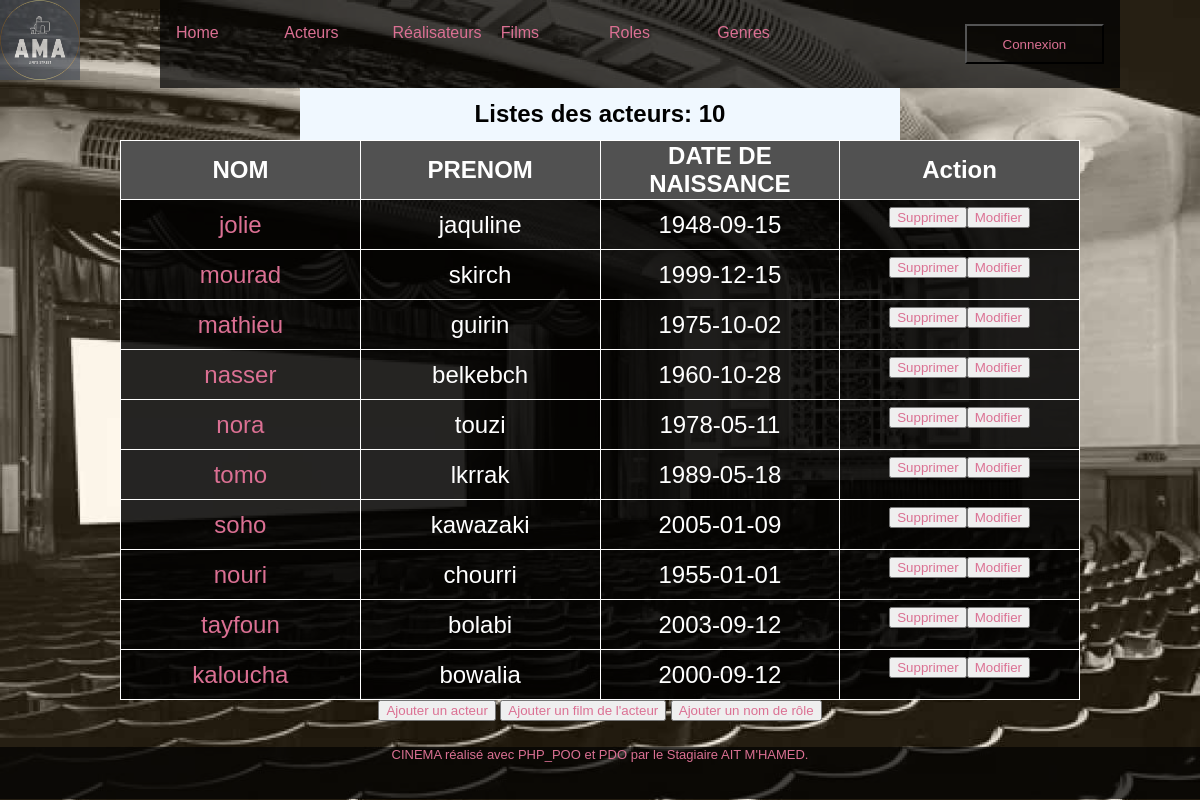
The page /index.php?action=listActeurs on the database its author committed.
### tables this page shows
CREATE TABLE IF NOT EXISTS `acteur` (
  `id_acteur` int(11) NOT NULL AUTO_INCREMENT,
  `nom_acteur` varchar(50) NOT NULL,
  `prenom_acteur` varchar(50) NOT NULL,
  `sexe` char(50) NOT NULL DEFAULT '',
  `date_naissance` date NOT NULL,
  PRIMARY KEY (`id_acteur`)
);

### controllers/ActeurController.php (called while the page is built, shortened)
<?php
require_once 'controllers/DAO.php';
class ActeurController{
    public function findAll(){
        $dao= new DAO();
    $sql = "SELECT id_acteur, nom_acteur , prenom_acteur , date_naissance FROM  acteur";
    $requete = $dao->executerRequete($sql);
    require "views/vues/acteurs/vueActeur.php";
  }
}

### controllers/DAO.php (called while the page is built, shortened)
<?php
class DAO{
    private $bdd;
    public function __construct(){
        $this->bdd = new PDO('mysql:host=localhost;dbname=cinema;charset=utf8', 'root', '');
    }
    public function executerRequete($sql, $params = NULL){
        if ($params == NULL){
            $resultat = $this->bdd->query($sql);
        }else{
            $resultat = $this->bdd->prepare($sql);
            $resultat->execute($params);
        }
        return $resultat;
    }
}

### views/vues/acteurs/vueActeur.php (the view, shortened to what this page needs)
<h2>Listes des acteurs: <?= $requete->rowCount(); ?></h2>
<table>
<thead>
    <tr>
    <th>NOM</th>
    <th>PRENOM</th>
    <th>DATE DE NAISSANCE</th>
    <th id="action">Action</th>
    </tr>
</thead>
<tbody>
<?php
    while($acteur = $requete->fetch()){
       echo "<tr class='bordure'> <td><a href='index.php?action=detailacteur&id=".$acteur['id_acteur']."'>".$acteur['nom_acteur']."</a></td>";
       echo "<td>". $acteur["prenom_acteur"]."</td>";
       echo "<td>". $acteur["date_naissance"]."</td>";
       echo "<td class='boutonsacteurs'><button class='bDelete'><a href='index.php?action=suppressionacteur&id=".$acteur['id_acteur']."'>Supprimer</a></button>
            <button class='addacteur'><a href='index.php?action=modifieracteurFormulaire&id=".$acteur['id_acteur']."'>Modifier</a></button></td>";
      echo "</tr>";
    }
    ?>
</tbody>
</table>
<button class="addacteur"><a href="index.php?action=ajouteracteurFormulaire">Ajouter un acteur</a></button>
<button class="addacteur"><a href="index.php?action=ajouterActeurFilmFormulaire">Ajouter un film de l'acteur</a></button>
<button class="addacteur"><a href="index.php?action=ajouteracteurRoleFormulaire">Ajouter un nom de rôle</a></button>
<?php
$contenu = ob_get_clean();
require "views\layouts\Template.php";

### index.php (shortened to what this page needs)
<?php
$ctrlActeur = new App\ActeurController();
$ctrlAccueil = new App\AccueilController();
if(isset($_GET['action'])){
    switch($_GET['action']){
        case "listActeurs" : $ctrlActeur->findAll(); break;
    }
}else{
    $ctrlAccueil->pageAccueil();
}

### views/layouts/Template.php (shortened to what this page needs)
<!DOCTYPE html>
<html lang="en">
<head>
    <link rel="stylesheet" href="/cinePOO/contenu/css/style.css">
</head>
<body>
    <div id="global">
        <header>
            <img src="/cinePOO/contenu/img/logo.png" alt="logo">
            <div id="header">
                <nav>
                    <a href="index.php?action=accueil">Home</a>
                    <a href="index.php?action=listActeurs">Acteurs</a>
                    <a href="index.php?action=listRealisateurs">Réalisateurs</a>
                    <a href="index.php?action=listFilms">Films</a>
                    <a href="index.php?action=listRoles">Roles</a>
                    <a href="index.php?action=listGenres">Genres</a>
                </nav>
                <button><a href="index.php?action=connexion">Connexion</a></button>
            </div>
        </header>
        <div id="contenu">
            <?= $contenu ?>
        </div>
        <footer id="pied">
            CINEMA réalisé avec PHP_POO et PDO par le Stagiaire AIT M'HAMED.
        </footer>
    </div>
</body>
</html>

### contenu/css/style.css (style rules this page uses)
* { box-sizing: border-box; }
html, body { height: 100vh; margin: 0; padding: 0; }
body { width: 100%; display: table; color: white; background-image: url('/cinePOO/contenu/img/cine.jpg'); background-size: cover; font-family: 'Futura-Medium', 'Futura', 'Trebuchet MS', sans-serif; }
#global { background: rgba(255, 166, 0, 0.075); width: 100%; margin: auto; text-align: justify; min-height: 100%; }
header img { width: 80px; height: 80px; opacity: 0.7; }
header { display: inline-flex; width: 100%; }
#header { background-color: rgba(0, 0, 0, 0.7); width: 80%; margin: auto; display: flex; justify-content: space-between; padding: 1.5em 1em; }
#header nav { width: 70%; display: flex; justify-content: space-around; }
a { width: 50%; height: 30px; text-decoration: none; color: palevioletred; }
#header button { background-color: Transparent; background-repeat:no-repeat; color: white; cursor:pointer; width: 15%; height: 40px; }
#contenu { margin: auto; text-align: center; color: black; font-size: small-; }
#pied { width: 100%; text-align: center; height: 4em; transform: translate(0%, 50%); font-size: small; background-color: rgba(0, 0, 0, 0.7); color: palevioletred; }
table { background-color: rgba(0, 0, 0, 0.7); border: 1px solid white; width: 80%; border-collapse: collapse; align-items: center; margin: auto; }
th { background-color: rgb(81,81,81); border: 2px 1px 1px 1px; color: white; width: 30%; }
table th,td,tr { border: 1px solid white; height: 50px; text-align: center; font-size: x-large; width: 20%; color: white; }
tbody { background-color: rgba(0, 0, 0, 0.5); }
img { width: 400px; height: 500px; opacity: 0.8; }
h2 { background-color: aliceblue; margin: auto; width: 50%; padding: 0.5em 0; }
.boutonsacteurs, .boutonsrealisateurs, .boutonsfilms, .boutonsroles, .boutonsgenres { display: contents; background-color: Transparent; background-repeat:no-repeat; color: white; cursor:pointer; width: 100%; height: 40px; }

### rows shown on the page
acteur: nom_acteur "jolie", prenom_acteur "jaquline", date_naissance "1948-09-15"
acteur: nom_acteur "mourad", prenom_acteur "skirch", date_naissance "1999-12-15"
acteur: nom_acteur "mathieu", prenom_acteur "guirin", date_naissance "1975-10-02"
acteur: nom_acteur "nasser", prenom_acteur "belkebch", date_naissance "1960-10-28"
acteur: nom_acteur "nora", prenom_acteur "touzi", date_naissance "1978-05-11"
acteur: nom_acteur "tomo", prenom_acteur "lkrrak", date_naissance "1989-05-18"
acteur: nom_acteur "soho", prenom_acteur "kawazaki", date_naissance "2005-01-09"
acteur: nom_acteur "nouri", prenom_acteur "chourri", date_naissance "1955-01-01"
acteur: nom_acteur "tayfoun", prenom_acteur "bolabi", date_naissance "2003-09-12"
acteur: nom_acteur "kaloucha", prenom_acteur "bowalia", date_naissance "2000-09-12"

### other values the page prints
$requete->rowCount() "10"
